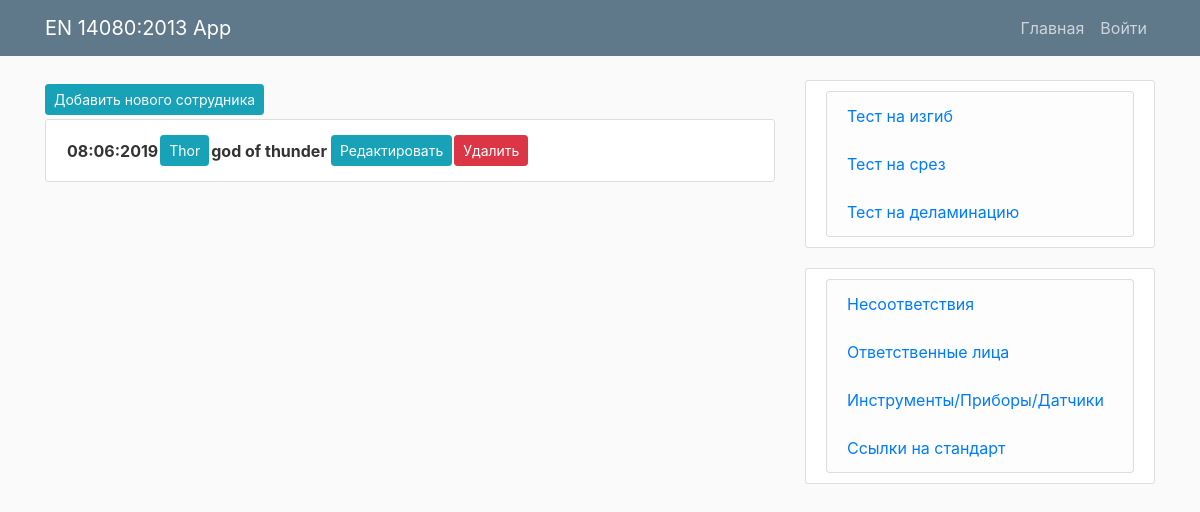
Before: /persons/ with the older database file.
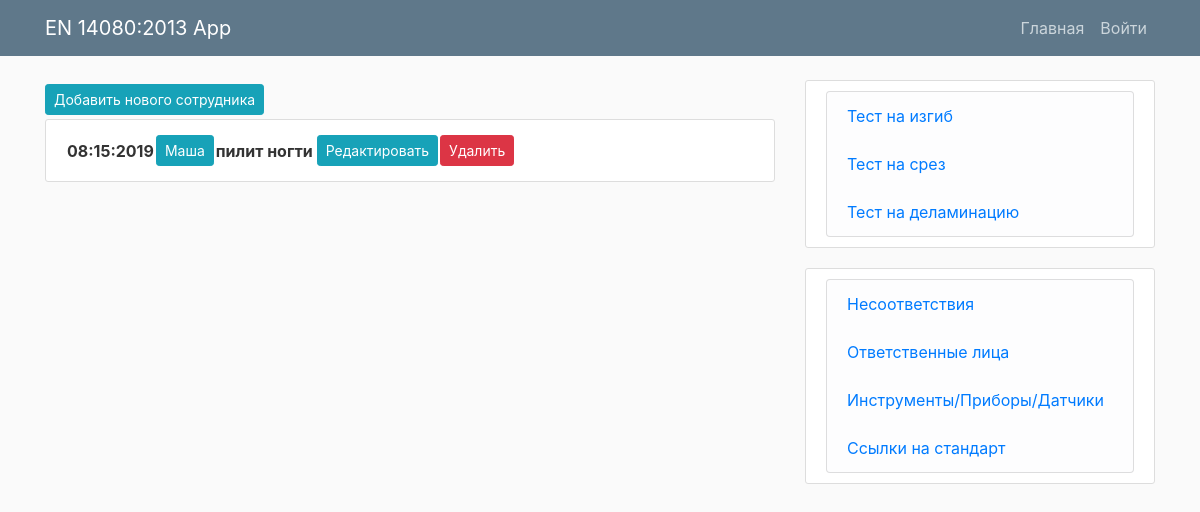
After: the same page with the newer database file.
### mainApp/models.py (models this page shows, shortened)
class Person(models.Model):
	name = models.CharField(max_length=100)
	position = models.CharField(max_length=100)
	training_date = models.DateField()
	next_training_date = models.DateField()
	comment = models.TextField(null=True)

### mainApp/views.py (the view)
# urls.py: path('persons/', today_views.PersonsView, name='persons'),
def PersonsView(request):
	persons = Person.objects.all().order_by('name')
	return render(request, 'mainApp/persons.html', {'persons': persons,})

### mainApp/templates/mainApp/persons.html
{% extends "mainApp/today.html" %}
{% load crispy_forms_tags %}
{% load bootstrap4 %}
{% block content %}
<a class="btn btn-info btn-sm mt-1 mb-1" href="{% url 'person-create' %}">Добавить нового сотрудника</a>
{% for person in persons %}
<div class="content-section tabletoday">
    <table>
        <tr>
            <th>{{ person.training_date|date:"m:d:Y" }}</th>
            <th><a class="btn btn-info btn-sm mt-1 mb-1" href="{% url 'person' person.id %}">{{ person.name }}</a></th>
            <th>{{ person.position }}</th>
            <th></th>
            <th>
                <a class="btn btn-info btn-sm mt-1 mb-1" href="{% url 'person-update' person.id %}">Редактировать</a>
            </th>
             <th>
                <a class="btn btn-danger btn-sm mt-1 mb-1" href="{% url 'person-delete' person.id %}">Удалить</a>
            </th>
        </tr>
    </table>
</div>
{% endfor %}
{% endblock content %}

### mainApp/templates/mainApp/today.html (shortened to what this page needs)
{% load static %}
{% load crispy_forms_tags %}
{% load bootstrap4 %}
{% bootstrap_css %}
<!DOCTYPE html>
<html>
 <head>
<link rel="stylesheet" href="https://stackpath.bootstrapcdn.com/bootstrap/4.2.1/css/bootstrap.min.css">
    <link href="https://stackpath.bootstrapcdn.com/font-awesome/4.7.0/css/font-awesome.min.css" rel="stylesheet">
    <link rel="stylesheet" type="text/css"  href="{% static 'mainApp/main.css' %}">
</head>
<body>
    <header class="site-header">
        <nav class="navbar navbar-expand-md navbar-dark bg-steel fixed-top">
            <div class="container">
                <a class="navbar-brand" href="/">EN 14080:2013 App</a>
                <div>
                    <div class="navbar-nav mr-auto">
                            <a class="nav-link" href="{% url 'today' %}">Главная</a>
                        <a class="nav-link" href="#">Войти</a>
                    </div>
                </div>
            </div>
        </nav>
    </header>
<main role="main" class="container">
    <div class="row">
        <div class="col-md-8">
            {% block content %}{% endblock %}
        </div>
        <div class="col-md-4">
             <div class="content-section">
                  <ul class="list-group">
                    <li class="list-group-item list-group-item-light"><a href="{% url 'bendtest' %}">Тест на изгиб</a></li>
                    <li class="list-group-item list-group-item-light"><a href="{% url 'testshear' %}">Тест на срез</a></li>
                    <li class="list-group-item list-group-item-light"><a href="{% url 'testdelamination' %}">Тест на деламинацию</a></li>
                  </ul>
              </div>
              <div class="content-section">
                  <ul class="list-group">
                    <li class="list-group-item list-group-item-light"><a href="{% url 'nonconformities' %}">Несоответствия</a></li>
                    <li class="list-group-item list-group-item-light"><a href="{% url 'persons' %}">Ответственные лица</a></li>
                    <li class="list-group-item list-group-item-light"><a href="#">Инструменты/Приборы/Датчики</a></li>
                    <li class="list-group-item list-group-item-light"><a href="#">Ссылки на стандарт</a></li>
                  </ul>
              </div>
        </div>
    </div>
</main>
</body>
</html>

### mainApp/static/mainApp/main.css (style rules this page uses)
.bg-steel { background-color: #5f788a; }
.site-header .navbar-nav .nav-link { color: #cbd5db; }
.content-section { background: #ffffff; padding: 10px 20px; border: 1px solid #dddddd; border-radius: 3px; margin-bottom: 20px; }
body { background: #fafafa; color: #333333; margin-top: 5rem; }
ul { margin: 0; }

Changed rows visible on the page:
removed Person: training_date "08:06:2019", name "Thor", position "god of thunder"
added Person: training_date "08:15:2019", name "Маша", position "пилит ногти"
